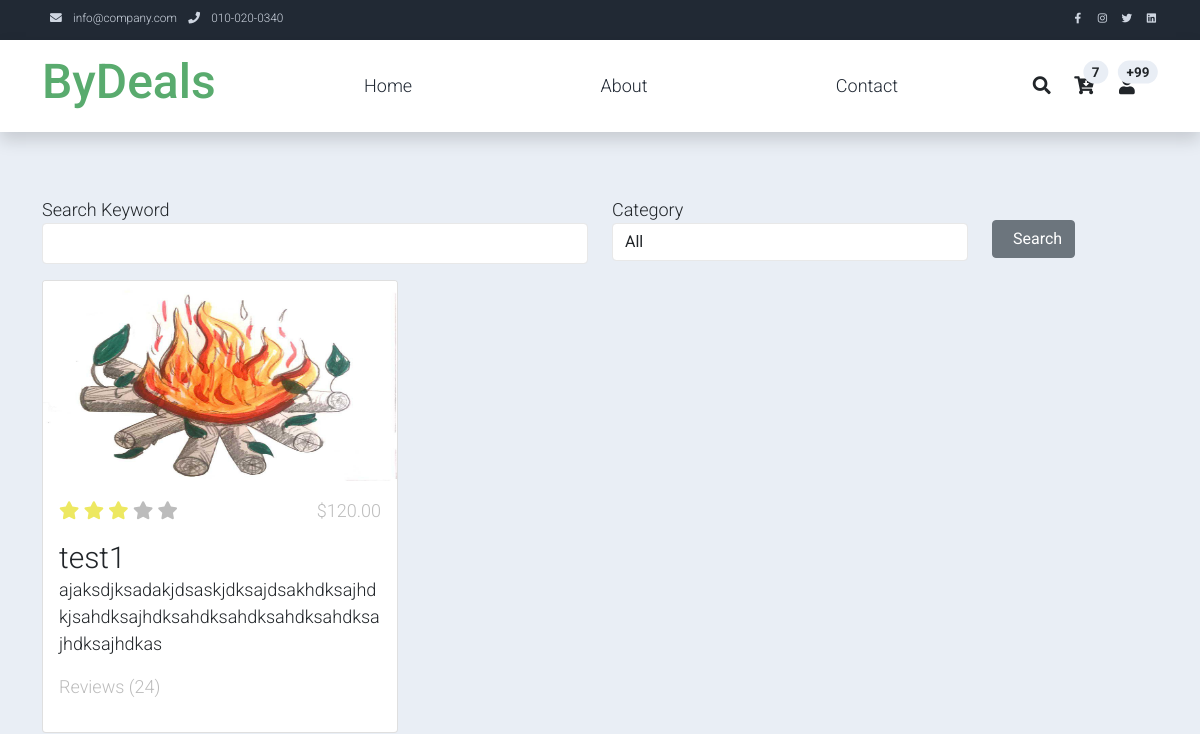
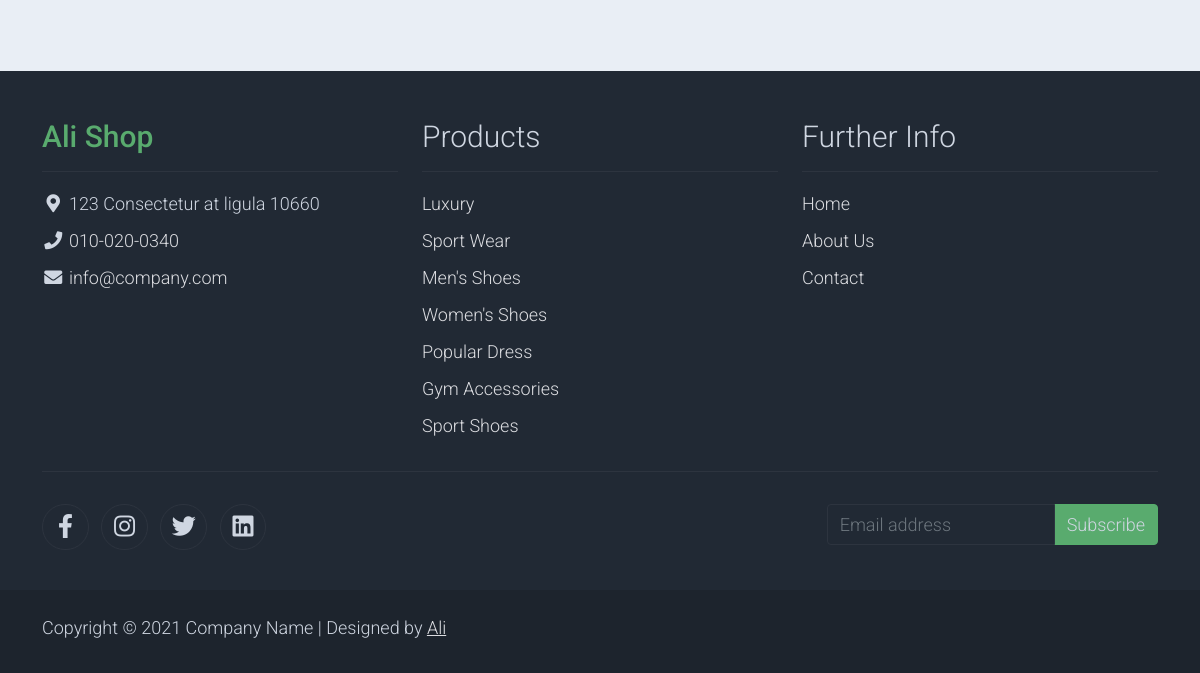
/, run on an earlier commit of the app's database (2 pictures, top to bottom).
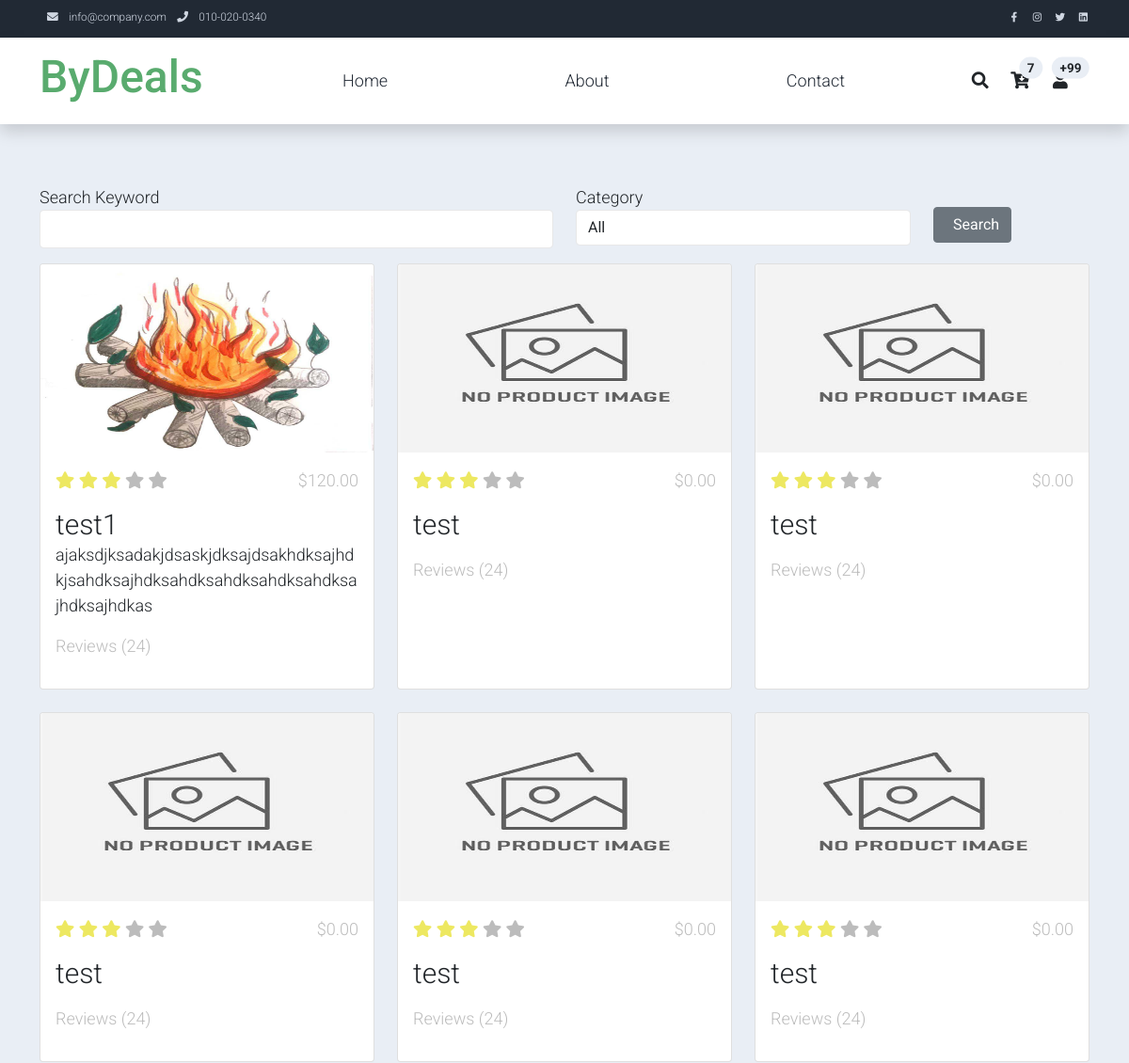
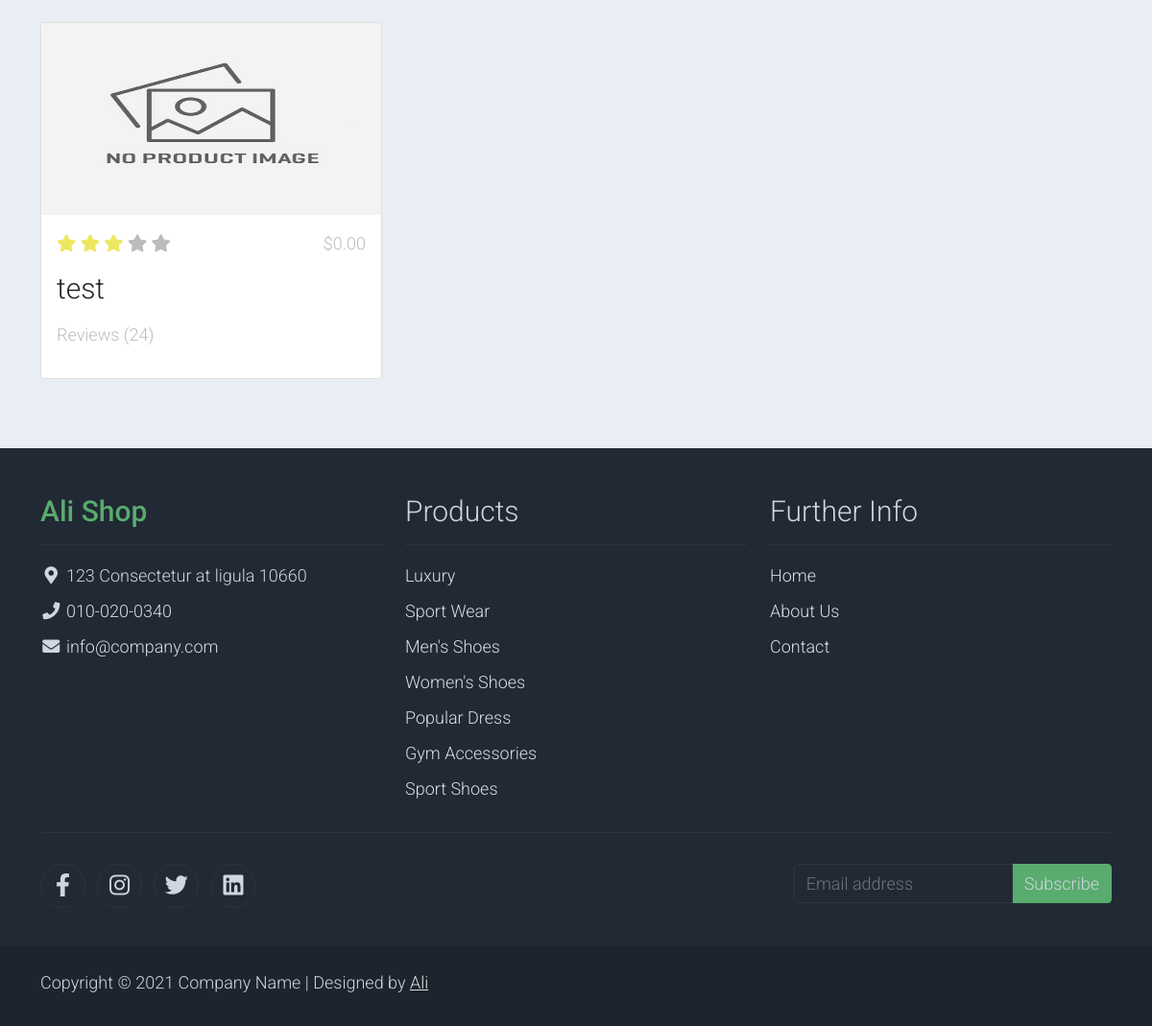
And on a later commit of the database (2 pictures, top to bottom).
### product/models.py (models this page shows, shortened)
class Product(models.Model):
    uniq_code = models.CharField(max_length=40, null=True, blank=True,unique=True)
    asin = models.CharField(max_length=20, null=True, blank=True)
    domain = models.CharField(max_length=10, null=True, blank=True)
    name = models.CharField(max_length=100, null=True, blank=True)
    title = models.CharField(max_length=150, null=True, blank=True)
    description = models.TextField(null=True, blank=True)
    brand = models.CharField(max_length=50, null=True, blank=True)
    category = models.ForeignKey(Category, on_delete=models.SET_NULL, null=True, blank=True)
    str_category = models.CharField(max_length=60, null=True, blank=True)
    str_categories = models.CharField(max_length=250, null=True, blank=True)
    image = models.ImageField(default="not_found.jpg", upload_to="photos", null=True, blank=True)
    image_url = models.URLField(null=True, blank=True)
    images = models.TextField(null=True, blank=True)
    url = models.URLField(max_length=500, null=True, blank=True)
    rate = models.DecimalField(max_digits=5, decimal_places=2, default=0)
    rating = models.CharField(max_length=80, null=True, blank=True)
    review_count = models.IntegerField(default=0)
    product_status = models.DecimalField(max_digits=5, decimal_places=2, default=0)
    p_score = models.DecimalField(max_digits=7, decimal_places=2, default=0)
    price = models.DecimalField(max_digits=10, decimal_places=2, null=True, blank=True)
    old_price = models.DecimalField(max_digits=10, decimal_places=2, null=True, blank=True)
    prices_alternate = models.CharField(max_length=200, null=True, blank=True)
    price_alternate_mean = models.DecimalField(max_digits=10, decimal_places=2, null=True, blank=True)
    price_alternate_med = models.DecimalField(max_digits=10, decimal_places=2, null=True, blank=True)
    min_30_days = models.BooleanField(null=True, blank=True)
    price_status = models.DecimalField(max_digits=5, decimal_places=2, default=0)
    discount_percent = models.DecimalField(max_digits=6, decimal_places=2,default=0)
    discount_start_date = models.DateTimeField(null=True, blank=True)
    discount_end_date = models.DateTimeField(null=True, blank=True)
    promo_code = models.CharField(max_length=30, null=True, blank=True)
    off_percent = models.DecimalField(max_digits=6, decimal_places=2,default=0)
    coupon_off_percent = models.DecimalField(max_digits=6, decimal_places=2,default=0)
    store_link = models.URLField(null=True, blank=True)
    store_tag = models.CharField(max_length=30, null=True, blank=True)
    store_name = models.CharField(max_length=30, null=True, blank=True)
    s_score = models.DecimalField(max_digits=7, decimal_places=2,default=0)
    channel = models.CharField(max_length=30, null=True, blank=True)
    agent_tag = models.CharField(max_length=30, null=True, blank=True)
    agent_username = models.CharField(max_length=30, null=True, blank=True)
    def disp_image(self):
        return self.image.url if self.image else self.image_url

### product/views.py (the view, shortened to what this page needs)
# urls.py: 2. Add a URL to urlpatterns:  path('', views.home, name='home')
def home(request):
    products = Product.objects.all()
    categories = Category.objects.all()
    selected_category = 0
    context = {
        'products': products,
        "categories": categories,
        "q": request.GET.get("q", ""),
        "selected_category": int(selected_category)
    }
    return render(request, 'index.html', context)

### templates/index.html (shortened to what the changed rows need)
{% extends 'base.html' %}
{% load static %}
{% block content %}
    <section class="bg-light">
        <div class="container py-5">
            <div class="row">
                {% for product in products %}
                    <div class="col-12 col-md-4 mb-4">
                        <div class="card h-100">
                            <a href="/detail/{{ product.id }}/">
                                {% if product.disp_image %}
                                    <img src="{{ product.disp_image }}" width="200" height="200" class="card-img-top"
                                         alt="{{ product.name }}">
                                {% else %}
                                    <img src="{% static "assets/img/noproduct.jpg" %}" width="200" height="200"
                                         class="card-img-top" alt="{{ product.name }}">
                                {% endif %}
                            </a>
                            <div class="card-body">
                                <ul class="list-unstyled d-flex justify-content-between">
                                    <li>
                                        <i class="text-warning fa fa-star"></i>
                                        <i class="text-warning fa fa-star"></i>
                                        <i class="text-warning fa fa-star"></i>
                                        <i class="text-muted fa fa-star"></i>
                                        <i class="text-muted fa fa-star"></i>
                                    </li>
                                    <li class="text-muted text-right">${{ product.price }}</li>
                                </ul>
                                <a href="/detail/{{ product.id }}/"
                                   class="h2 text-decoration-none text-dark">{{ product.name }}</a>
                                <p class="card-text">
                                    {{ product.description }}
                                </p>
                                <p class="text-muted">Reviews (24)</p>
                            </div>
                        </div>
                    </div>
                {% endfor %}
            </div>
        </div>
    </section>
{% endblock content %}

What changed in the data, as far as the page shows it:
added Product: name (picture), price "0.00", name "test"
added Product: name (picture), price "0.00", name "test"
added Product: name (picture), price "0.00", name "test"
added Product: name (picture), price "0.00", name "test"
added Product: name (picture), price "0.00", name "test"
added Product: name (picture), price "0.00", name "test"
